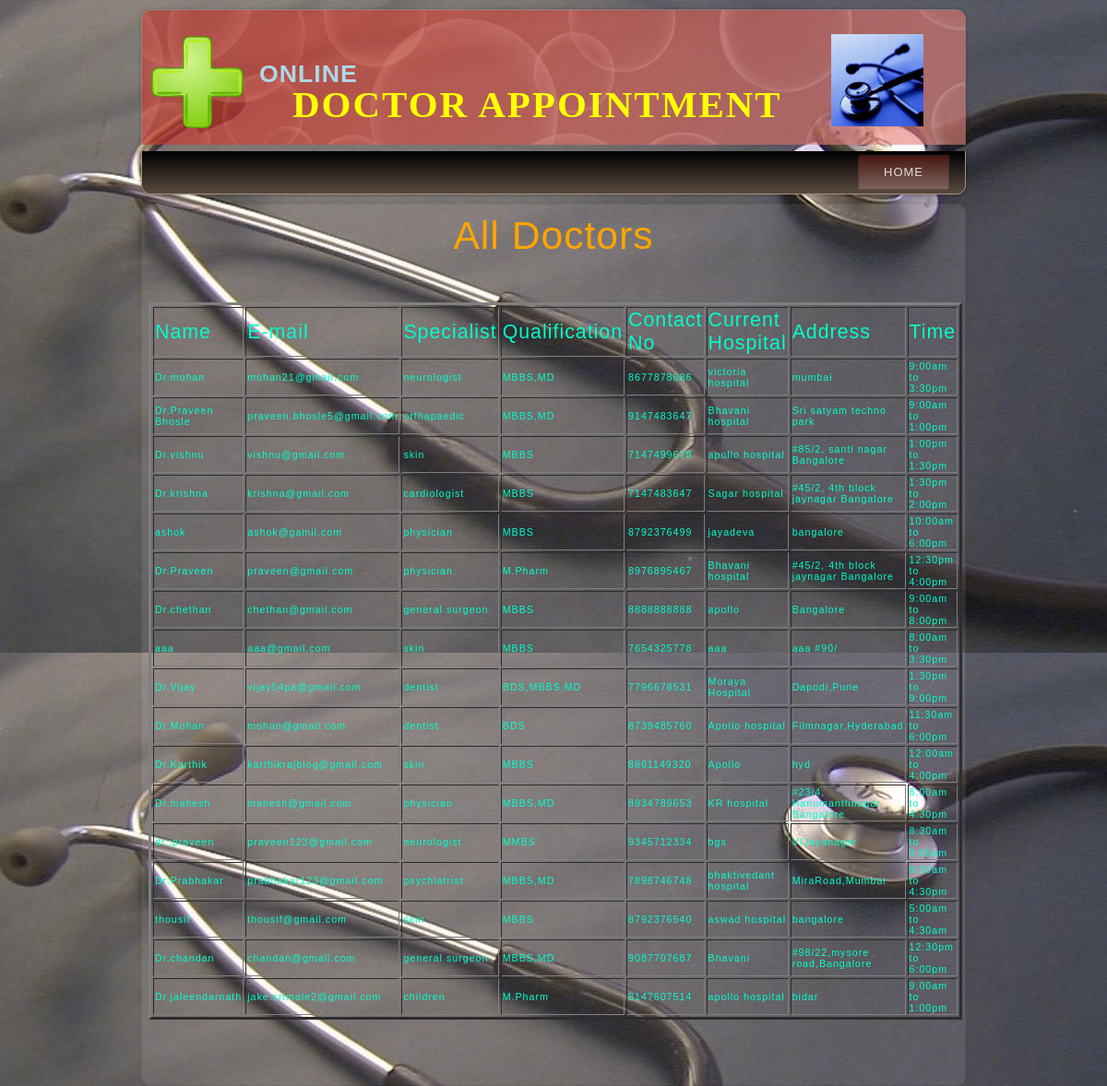
Page /admin_module/docgrid.php on the committed database.
### tables this page shows
CREATE TABLE IF NOT EXISTS `doc_tab` (
  `docid` varchar(10) NOT NULL,
  `dname` varchar(25) NOT NULL,
  `email` varchar(30) NOT NULL,
  `specialist` varchar(20) NOT NULL,
  `qualification` varchar(30) NOT NULL,
  `gender` char(10) NOT NULL,
  `address` varchar(50) NOT NULL,
  `phone` bigint(12) NOT NULL,
  `hospital` varchar(30) NOT NULL,
  `availtime` varchar(30) NOT NULL,
  `availdays` varchar(60) NOT NULL,
  `password` varchar(20) NOT NULL,
  PRIMARY KEY (`docid`),
  UNIQUE KEY `email` (`email`),
  UNIQUE KEY `email_2` (`email`)
);

### admin_module/docgrid.php (the view, shortened to what this page needs)
<html>
<head>
<link rel="stylesheet" href="style.css" type="text/css"/>
</head>
<body>
<div id="art-main">
<div class="art-header">
 <div class="art-header-position">
  <div class="art-header-wrapper">
    <div class="art-header-inner">
     <div class="art-logo">
	  <table><tr>
	   <td><img src="images/img7.png" width="100" height="100"/></td>
      <td> <h2 style="position:absolute;left:90pt;top:7pt;color:lightblue;font-size:20pt;" align="left">ONLINE</h2><BR><BR><BR>
	   <h1 class="art-logo-name" ><a href="#" style="color:red;">&nbsp;&nbsp;&nbsp;&nbsp;Doctor Appointment</a></h1>
          </td>
	   <td>&nbsp;&nbsp;&nbsp;&nbsp;&nbsp;&nbsp;&nbsp;&nbsp;&nbsp;&nbsp;<img src="images/img1.jpg" width="100" height="100"/></td></tr>
	  </table>
     </div>
    </div>
   </div>
  </div>
</div>
<div class="art-bar art-nav">
 <div class="art-nav-outer">
  <div class="art-nav-wrapper">
   <div class="art-nav-inner">
	<ul class="art-hmenu">
	 <li><a href="admin.php?con=2" class="active">home</a></li>
	</ul>
   </div>
  </div>
 </div>
</div>
 <div class="art-box art-sheet">
  <div class="art-box-body art-sheet-body">
   <div class="art-layout-wrapper">
    <div class="art-content-layout">
     <div class="art-content-layout-row">
      <div class="art-layout-cell art-sidebar1">
 <?php
 include "connect.php";
 $query="select * from doc_tab";
 $sql_query=mysqli_query($conn,$query);
 ?>
 <div align="center" style="Font-Size:32pt;Color:orange;">All Doctors</div><br /><br /><br />
 <table align="center" border="3" style="font-size:8pt;">
 <tr><td><div style='Font-Size:16pt;'>Name</div></td>
 <td><div style='Font-Size:16pt;'>E-mail</div></td>
 <td><div style='Font-Size:16pt;'>Specialist</div></td>
 <td><div style='Font-Size:16pt;'>Qualification</div></td>
 <td><div style='Font-Size:16pt;'>Contact No</div></td>
 <td><div style='Font-Size:16pt;'>Current Hospital</div></td>
 <td><div style='Font-Size:16pt;'>Address</div></td>
 <td><div style='Font-Size:16pt;'>Time</div></td></tr>
 <?php while($row=mysqli_fetch_array($sql_query))
 {
 ?>
 <tr><td><?php echo $row["dname"] ?></td>
 <td><?php echo $row["email"]?></td>
 <td><?php echo $row["specialist"]?></td>
 <td><?php echo $row["qualification"]?></td>
 <td><?php echo $row["phone"]?></td>
 <td><?php echo $row["hospital"]?></td>
 <td><?php echo $row["address"]?></td>
 <td><?php echo $row["availtime"];} ?></td></tr> </table>
 <br><br><br><br>
      </div>
     </div>
    </div>
   </div>
  </div>
 </div>
</div>
</body>
</html>

### rows in the picture
doc_tab: dname "Dr.mohan", email "mohan21@gmail.com", specialist "neurologist", qualification "MBBS,MD", phone "8677878686", hospital "victoria hospital", address "mumbai", availtime "9:00am to 3:30pm"
doc_tab: dname "Dr.Praveen Bhosle", email "praveen.bhosle5@gmail.com", specialist "orthapaedic", qualification "MBBS,MD", phone "9147483647", hospital "Bhavani hospital", address "Sri satyam techno park", availtime "9:00am to 1:00pm"
doc_tab: dname "Dr.vishnu", email "vishnu@gmail.com", specialist "skin", qualification "MBBS", phone "7147499678", hospital "apollo hospital", address "#85/2, santi nagar Bangalore", availtime "1:00pm to 1:30pm"
doc_tab: dname "Dr.krishna", email "krishna@gmail.com", specialist "cardiologist", qualification "MBBS", phone "7147483647", hospital "Sagar hospital", address "#45/2, 4th block jaynagar Bangalore", availtime "1:30pm to 2:00pm"
doc_tab: dname "ashok", email "ashok@gamil.com", specialist "physician", qualification "MBBS", phone "8792376499", hospital "jayadeva", address "bangalore", availtime "10:00am to 6:00pm"
doc_tab: dname "Dr.Praveen", email "praveen@gmail.com", specialist "physician", qualification "M.Pharm", phone "8976895467", hospital "Bhavani hospital", address "#45/2, 4th block jaynagar Bangalore", availtime "12:30pm to 4:00pm"
doc_tab: dname "Dr.chethan", email "chethan@gmail.com", specialist "general surgeon", qualification "MBBS", phone "8888888888", hospital "apollo", address "Bangalore", availtime "9:00am to 8:00pm"
doc_tab: dname "aaa", email "aaa@gmail.com", specialist "skin", qualification "MBBS", phone "7654325778", hospital "aaa", address "aaa #90/", availtime "8:00am to 3:30pm"
doc_tab: dname "Dr.Vijay", email "vijay54pa@gmail.com", specialist "dentist", qualification "BDS,MBBS,MD", phone "7796678531", hospital "Moraya Hospital", address "Dapodi,Pune", availtime "1:30pm to 9:00pm"
doc_tab: dname "Dr.Mohan", email "mohan@gmail.com", specialist "dentist", qualification "BDS", phone "8739485760", hospital "Apollo hospital", address "Filmnagar,Hyderabad", availtime "11:30am to 6:00pm"
doc_tab: dname "Dr.Karthik", email "karthikrajblog@gmail.com", specialist "skin", qualification "MBBS", phone "8861149320", hospital "Apollo", address "hyd", availtime "12:00am to 4:00pm"
doc_tab: dname "Dr.mahesh", email "mahesh@gmail.com", specialist "physician", qualification "MBBS,MD", phone "8934789653", hospital "KR hospital", address "#23/4, Hanumanthnagar Bangalore", availtime "8:00am to 4:30pm"
doc_tab: dname "dr.;praveen", email "praveen123@gmail.com", specialist "neurologist", qualification "MMBS", phone "9345712334", hospital "bgs", address "VIJayanagar", availtime "8:30am to 9:00am"
doc_tab: dname "Dr.Prabhakar", email "prabhakar123@gmail.com", specialist "psychiatrist", qualification "MBBS,MD", phone "7898746748", hospital "bhaktivedant hospital", address "MiraRoad,Mumbai", availtime "8:00am to 4:30pm"
doc_tab: dname "thousif", email "thousif@gmail.com", specialist "skin", qualification "MBBS", phone "8792376540", hospital "aswad hospital", address "bangalore", availtime "5:00am to 4:30am"
doc_tab: dname "Dr.chandan", email "chandan@gmail.com", specialist "general surgeon", qualification "MBBS,MD", phone "9087707687", hospital "Bhavani", address "#98/22,mysore road,Bangalore", availtime "12:30pm to 6:00pm"
doc_tab: dname "Dr.jaleendarnath", email "jake.srimale2@gmail.com", specialist "children", qualification "M.Pharm", phone "8147607514", hospital "apollo hospital", address "bidar", availtime "9:00am to 1:00pm"
